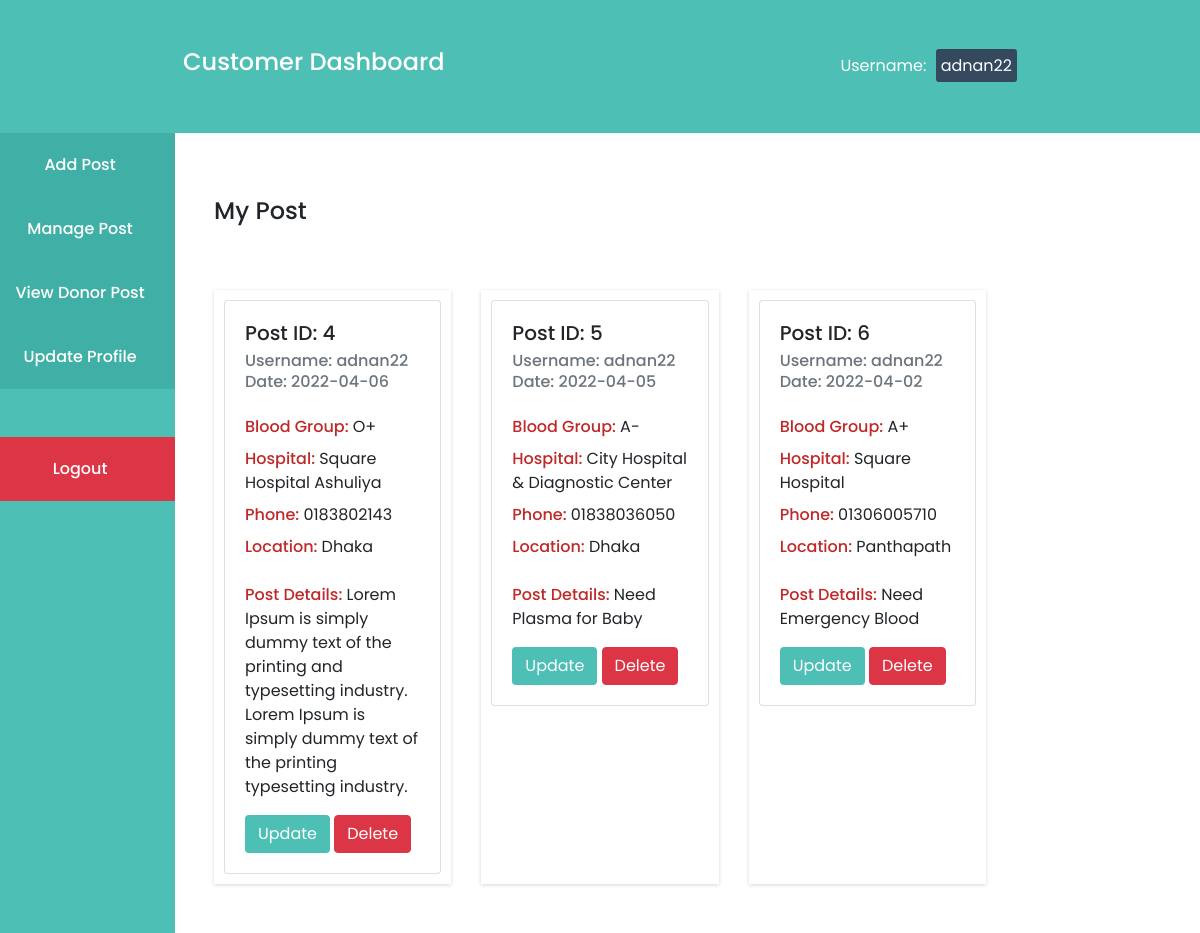
Page /customer_manage_post.php (signed in) on the committed database.
### tables this page shows
CREATE TABLE `post` (
  `post_id` int(11) NOT NULL,
  `user_id` int(11) NOT NULL,
  `hospital_name` varchar(150) NOT NULL,
  `date` varchar(30) NOT NULL,
  `phone` varchar(11) NOT NULL,
  `blood_group` varchar(10) NOT NULL,
  `address` text NOT NULL,
  `post` text NOT NULL
);

### customer_manage_post.php (the view, shortened to what this page needs)
<?php
require "includes/header.php";
require "dashboard_content/customer_dashboard_header.php";
$active = $_SESSION['username'];
require "includes/db.php";
$query2 = "SELECT * FROM `register` WHERE `username` = '$active'";
$result2 = mysqli_query($conn, $query2);
$result2 = mysqli_fetch_assoc($result2);
$active_id = $result2['id'];
$query = "SELECT * FROM `post` WHERE `user_id`= '$active_id'";
$result = mysqli_query($conn, $query);
?>
<div class="container_fluid">
    <div class="row">
        <?php
        require "dashboard_content/customer_dashboard_menu.php";
        ?>
        <div class="col-md-8 p-4">
            <div class="section-header mb-5">
                <h1>My Post</h1>
            </div>
            <div class="dashboard-content pt-2">
                <div class="row">
                    <?php
                    foreach ($result as $single_data) :
                    ?>
                        <div class="col-md-4">
                            <div class="single-post h-100">
                                <div class="card">
                                    <div class="card-body">
                                        <h5 class="card-title">Post ID: <?= $single_data['post_id'] ?></h5>
                                        <h6 class="card-subtitle mb-2 text-muted">Username: <?= $active ?> </h6>
                                        <h6 class="card-subtitle mb-4 text-muted">Date: <?= $single_data['date'] ?> </h6>
                                        <p class="card-text mb-2"><span>Blood Group: </span><?= $single_data['blood_group'] ?></p>
                                        <p class="card-text mb-2"><span>Hospital: </span><?= $single_data['hospital_name'] ?></p>
                                        <p class="card-text mb-2"><span>Phone: </span> <?= $single_data['phone'] ?></p>
                                        <p class="card-text mb-2"><span>Location: </span> <?= $single_data['address'] ?></p>
                                        <p class="card-text mt-4 mb-3"><span>Post Details: </span> <?= $single_data['post'] ?></p>
                                        <a class="btn primary_color text-white" href="customer_update_post.php?id=<?= $single_data['post_id'] ?>">
                                            Update
                                        </a>
                                        <button type="button" class="btn btn-danger" data-toggle="modal" data-target="#delete">
                                            Delete
                                        </button>
                                    </div>
                                </div>
                            </div>
                        </div>
                    <?php
                    endforeach;
                    ?>
                </div>
            </div>
        </div>
    </div>
</div>
<?php
require "includes/footer.php";
?>

### includes/style.css (style rules this page uses)
:root { --primary: #4DBFB5; }
* { margin: 0; padding: 0; list-style: none; }
p { margin: 0; }
body { font-family: 'Poppins', sans-serif; overflow-x: hidden; }
a { text-decoration: none; color: goldenrod; }
.primary_color { background: var(--primary); }
.section-header { margin-top: 40px; }
.section-header h1 { font-size: 24px; }
p.card-text span { font-weight: 500; color: #c02929; }
.single-post.h-100 { box-shadow: rgba(0, 0, 0, 0.16) 0px 1px 4px; padding: 10px; }
.row>[class*=col-] { display: flex; flex-direction: column; flex-grow: 1; }

### rows in the picture
post: post_id "4", date "2022-04-06", blood_group "O+", hospital_name "Square Hospital Ashuliya", phone "0183802143", address "Dhaka", post "Lorem Ipsum is simply dummy text of the printing and typesetting industry. Lorem Ipsum is simply dummy text of the printing typesetting industry."
post: post_id "5", date "2022-04-05", blood_group "A-", hospital_name "City Hospital & Diagnostic Center", phone "01838036050", address "Dhaka", post "Need Plasma for Baby"
post: post_id "6", date "2022-04-02", blood_group "A+", hospital_name "Square Hospital", phone "01306005710", address "Panthapath", post "Need Emergency Blood"

### other values in the picture
$_SESSION['username'] "adnan22"
